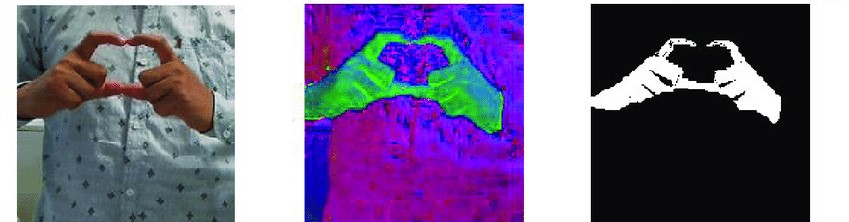
%> input picture Assignment-2/Assignment_2/Hand.jpg, 849 x 222 px, given in place of hand.png, which was not available
$ octave Bonus.m   (GNU Octave 9; MATLAB toolbox functions it lacks are replaced by stand-ins)
%> lines starting %> are read from the running program, lines starting %| are printed output that depends on the picture; pictures that were not available may be replaced by others from this repository, and a replacement may not be noted
clc
clear All;
% Step 1: Read and Preprocess the Image
image = imread('/MATLAB Drive/Assignment-2/hand.png');
%> image is the input picture: size 222x849x3 uint8; mean R, G, B 119.5, 107.5, 140.7
grayImage = rgb2gray(image);
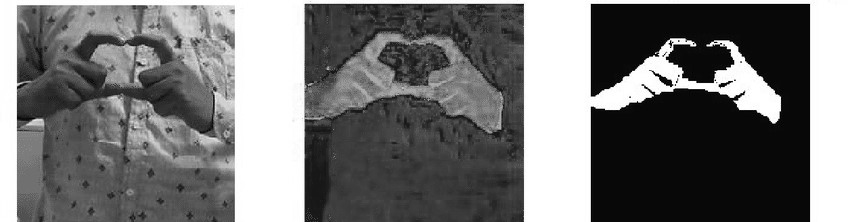
%> grayImage: size 222x849 uint8; min 0, max 255, mean 114.8


% Step 2: Image Gradient Calculation
gradientImage = imgradient(grayImage);
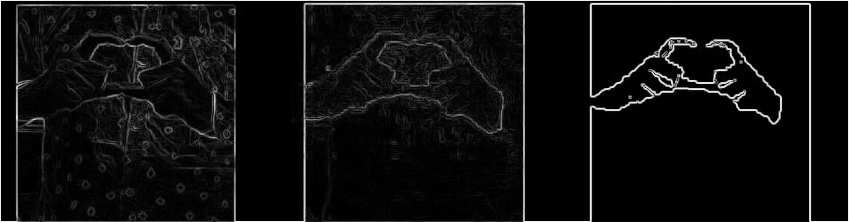
%> gradientImage: size 222x849 double; min 0, max 1081.9, mean 63.1; drawn with min black and max white

% Step 3: Thresholding
%threshold = graythresh(image);
% Adaptive Thresholding:
%binaryImage = imbinarize(image, 'adaptive', 'Sensitivity', 1, 'ForegroundPolarity', 'bright');
threshold = 60;
binaryImage = image > threshold;
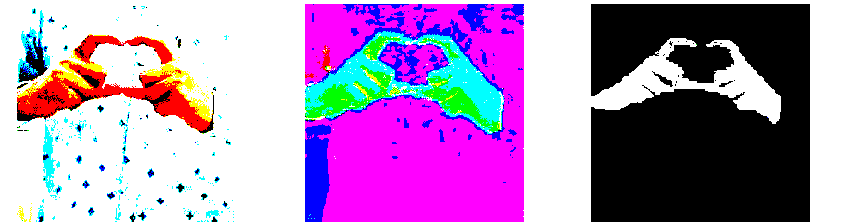
%> binaryImage: size 222x849x3 logical; mean R, G, B 0.675, 0.535, 0.712


% Step 4: Morphological Operations
%> (the run ends here)

$ run again, with Assignment-2/Assignment_2/Cat1.jpg copied over Assignment-2/Assignment_2/Hand.jpg
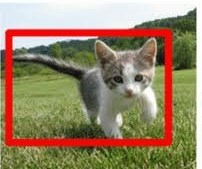
%> input picture Assignment-2/Assignment_2/Cat1.jpg, 202 x 169 px, given in place of hand.png, which was not available
%> image is the input picture: size 169x202x3 uint8; mean R, G, B 151.7, 132.7, 103.1
%> `gradientImage = imgradient(grayImage);`:
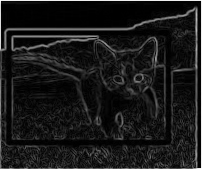
%> gradientImage: size 169x202 double; min 0, max 1077.6, mean 108.1; drawn with min black and max white
%> `binaryImage = image > threshold;`:
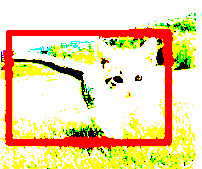
%> binaryImage: size 169x202x3 logical; mean R, G, B 0.936, 0.845, 0.643

$ run again, with Assignment-2/Assignment_2/Cat2.jpg copied over Assignment-2/Assignment_2/Hand.jpg
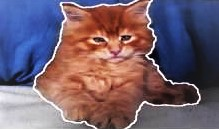
%> input picture Assignment-2/Assignment_2/Cat2.jpg, 219 x 129 px, given in place of hand.png, which was not available
%> image is the input picture: size 129x219x3 uint8; mean R, G, B 116.2, 95.7, 109.6
%> `gradientImage = imgradient(grayImage);`:
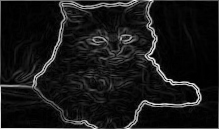
%> gradientImage: size 129x219 double; min 0, max 1040.1, mean 97.6; drawn with min black and max white
%> `binaryImage = image > threshold;`:
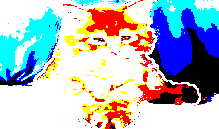
%> binaryImage: size 129x219x3 logical; mean R, G, B 0.695, 0.73, 0.766

$ run again, with Assignment-2/Assignment_2/Dog.png saved as Assignment-2/Assignment_2/Hand.jpg
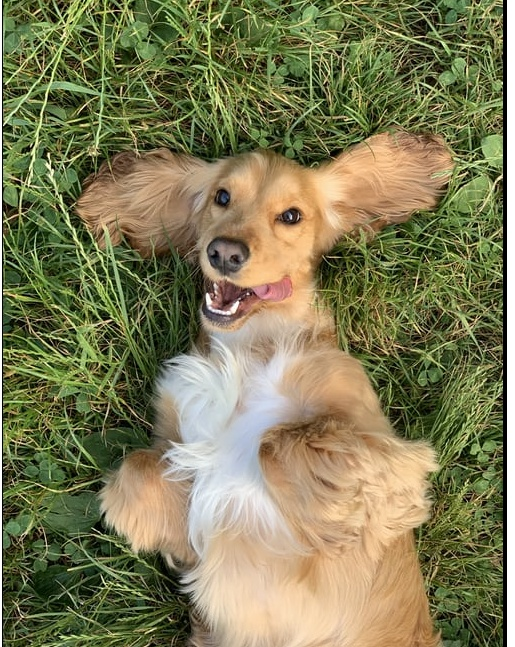
%> input picture Assignment-2/Assignment_2/Dog.png, 515 x 647 px, given in place of hand.png, which was not available
%> image is the input picture: size 647x515x3 uint8; mean R, G, B 127.1, 123.9, 86.4
%> `gradientImage = imgradient(grayImage);`:
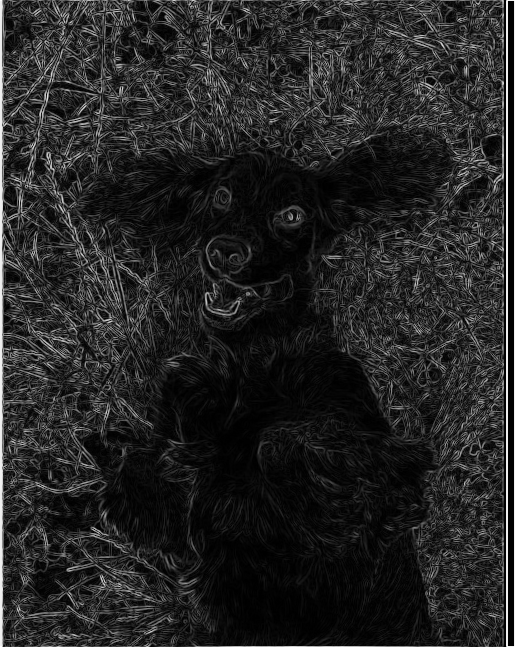
%> gradientImage: size 647x515 double; min 0, max 1081.9, mean 157.3; drawn with min black and max white
%> `binaryImage = image > threshold;`:
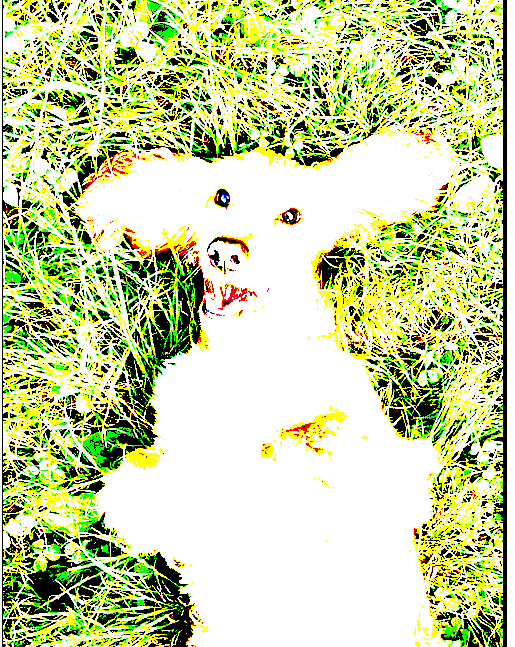
%> binaryImage: size 647x515x3 logical; mean R, G, B 0.783, 0.827, 0.608
